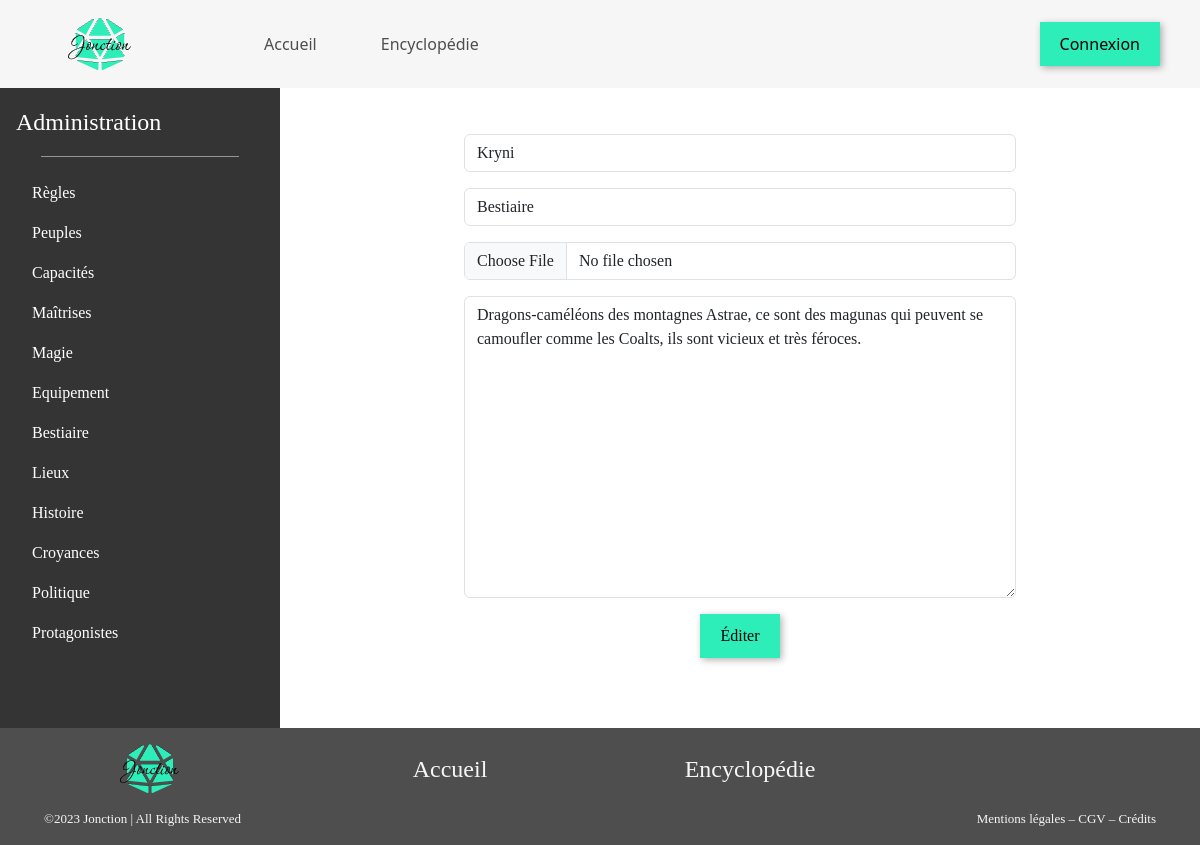
/editor.php?id=3, run on the app's committed database.
### tables this page shows
CREATE TABLE IF NOT EXISTS `categories` (
  `id` int NOT NULL AUTO_INCREMENT,
  `cat_name` varchar(45) DEFAULT NULL,
  PRIMARY KEY (`id`)
);

CREATE TABLE IF NOT EXISTS `pages` (
  `id` int NOT NULL AUTO_INCREMENT,
  `title` varchar(45) DEFAULT NULL,
  `content` text,
  `images_id` int NOT NULL,
  PRIMARY KEY (`id`,`images_id`),
  KEY `fk_pages_images1_idx` (`images_id`)
);

### classes/Utils.php (called while the page is built, shortened)
<?php
class Utils
{
  public static function selectFrom(object $pdo, string $tableName): array
  {
    $stmt = $pdo->query("SELECT * FROM $tableName");
    $table = $stmt->fetchAll();
    return $table;
  }
}

### data/datas.php (called while the page is built, shortened)
<?php
require_once __DIR__ . '/../classes/Utils.php';
try {
    $pdo = Utils::newPDO();
} catch (PDOException) {
    http_response_code(500);
    echo "La connexion à la BDD a échoué";
    exit;
}
$categories = Utils::selectFrom($pdo, 'categories');
$articles = Utils::selectFrom($pdo, 'pages');
$stmt = $pdo->query
    ("SELECT images.*, categories.*, categories_has_pages.categories_id, pages.*
    FROM `pages`
    INNER JOIN categories_has_pages
    ON pages.id = categories_has_pages.pages_id
    INNER JOIN categories
    ON categories.id = categories_has_pages.categories_id
    INNER JOIN images
    ON images.id = pages.images_id");
$fullArticle = $stmt->fetchAll(PDO::FETCH_ASSOC);

### editor.php (the view, shortened to what this page needs)
<?php
$title = 'Éditeur';
require_once __DIR__ . '/data/datas.php';
require_once __DIR__ . '/layout/header.php';
$urlId = intval($_GET['id']);
$articlesIds = array_column($articles, 'id');
$articleKey = array_search($urlId, $articlesIds);
$article = $fullArticle[$articleKey];
?>
<main class="main_sidebar">
<?php require_once __DIR__ . '/layout/sidebar.php' ?>
    <div class="d-flex flex-column w-100">
        <form class="edit_form text-center" action="/crud/edit.php?id=<?php echo $urlId ?>" method="POST" enctype="multipart/form-data">
            <input class="form-control mb-3" type="text" name="title" id="title" placeholder="Titre de l'article" value="<?php echo $article['title'] ?>" required/>
            <select class="form-control mb-3" type="text" name="categorie" id="categorie" placeholder="Catégorie" required>
                <option value="<?php echo $article['cat_name'] ?>"><?php echo $article['cat_name'] ?></option>
            </select>
            <input class="form-control mb-3" type="file" name="image" id="image" placeholder="Image de l'article" required/>
            <textarea class="form-control mb-3" name="content" id="content" rows="12" placeholder="Contenu de l'article..." required/><?php echo $article['content'] ?></textarea>
            <button type="submit">Éditer</button>
        </form>
    </div>
</main>
<?php
require_once 'layout/footer.php';

### layout/sidebar.php
<?php require_once __DIR__ . '/../data/datas.php'; ?>
<div class="sidebar d-flex flex-column flex-shrink-0 p-3">
    <?php if ($title === 'Administration' || $title === 'Nouvel Article' || $title === 'Éditeur') { ?>
        <a href="admin.php" class="d-flex align-items-center mb-3 mb-md-0 me-md-auto text-white text-decoration-none">
            <span class="fs-4">
                <?php echo 'Administration';
    } else { ?>
        <a href="encyclopedie.php" class="d-flex align-items-center mb-3 mb-md-0 me-md-auto text-white text-decoration-none">
            <span class="fs-4">
                <?php echo 'Encyclopédie' ;
            } ?>
            </span>
        </a>
    <hr>
    <ul class="nav flex-column mb-auto">
    <?php foreach ($categories as $categorie) { ?>
        <li class="nav-item">
            <a href="categorie.php?name=<?php echo $categorie['cat_name']?>" class="nav-link <?php echo ($title === $categorie['cat_name']) ? 'nav_highlight' : 'text-white' ?>" aria-current="page"><?php echo $categorie['cat_name'] ?></a>
        </li>
    <?php } ?>
    </ul>
</div>

### assets/style.css (style rules this page uses)
main { font-family: 'Alegreya',Georgia,"Times New Roman",serif; }
button { background-color: #2dedb9; text-transform: uppercase; font-weight: 500; font-size: 14px; border: none; padding: 10px 20px; box-shadow: 2px 2px 7px 0px rgba(0,0,0,0.3); transition: all 300ms ease 0ms; }
.main_sidebar { display: flex; flex-wrap: nowrap; min-height: 80vh; }
hr { width: 10%; margin: 1rem auto !important; opacity: .5 !important; }
.sidebar { background-color: #353434; width: 280px; }
.sidebar hr { color: #f6f6f6; width: 80%; }
.edit_form { width: 60%; margin: 5% 20%; }

### data on the page
categories: cat_name "Règles"
categories: cat_name "Peuples"
categories: cat_name "Capacités"
categories: cat_name "Maîtrises"
categories: cat_name "Magie"
categories: cat_name "Equipement"
categories: cat_name "Bestiaire", categorie "Bestiaire"
categories: cat_name "Lieux"
categories: cat_name "Histoire"
categories: cat_name "Croyances"
categories: cat_name "Politique"
categories: cat_name "Protagonistes"
pages: title "Kryni", content "Dragons-caméléons des montagnes Astrae, ce sont des magunas qui peuvent se camoufler comme les Coalts, ils sont vicieux et très féroces."
